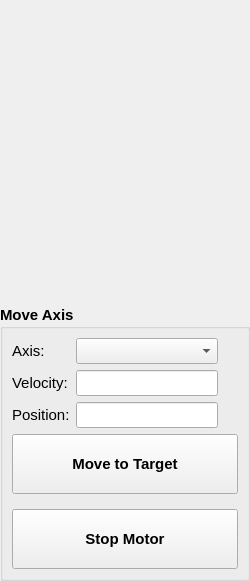
<?xml version="1.0" encoding="UTF-8"?>
<ui version="4.0">
 <class>moveaxis_wg</class>
 <widget class="QWidget" name="moveaxis_wg">
  <property name="geometry">
   <rect>
    <x>0</x>
    <y>0</y>
    <width>250</width>
    <height>570</height>
   </rect>
  </property>
  <property name="font">
   <font>
    <pointsize>11</pointsize>
   </font>
  </property>
  <property name="windowTitle">
   <string>Motors</string>
  </property>
  <layout class="QGridLayout" name="gridLayout_2">
   <property name="margin">
    <number>0</number>
   </property>
   <property name="spacing">
    <number>5</number>
   </property>
   <item row="0" column="0">
    <widget class="QWidget" name="position_wg" native="true">
     <property name="sizePolicy">
      <sizepolicy hsizetype="Maximum" vsizetype="Preferred">
       <horstretch>0</horstretch>
       <verstretch>0</verstretch>
      </sizepolicy>
     </property>
     <property name="minimumSize">
      <size>
       <width>250</width>
       <height>300</height>
      </size>
     </property>
    </widget>
   </item>
   <item row="1" column="0">
    <widget class="QGroupBox" name="moveaxis_gb">
     <property name="enabled">
      <bool>true</bool>
     </property>
     <property name="sizePolicy">
      <sizepolicy hsizetype="Preferred" vsizetype="Maximum">
       <horstretch>0</horstretch>
       <verstretch>0</verstretch>
      </sizepolicy>
     </property>
     <property name="font">
      <font>
       <weight>75</weight>
       <bold>true</bold>
      </font>
     </property>
     <property name="title">
      <string>Move Axis</string>
     </property>
     <layout class="QGridLayout" name="gridLayout">
      <property name="margin">
       <number>9</number>
      </property>
      <property name="spacing">
       <number>6</number>
      </property>
      <item row="0" column="0">
       <widget class="QLabel" name="label_9">
        <property name="sizePolicy">
         <sizepolicy hsizetype="Maximum" vsizetype="Preferred">
          <horstretch>0</horstretch>
          <verstretch>0</verstretch>
         </sizepolicy>
        </property>
        <property name="font">
         <font>
          <weight>50</weight>
          <bold>false</bold>
         </font>
        </property>
        <property name="text">
         <string>Axis:</string>
        </property>
       </widget>
      </item>
      <item row="0" column="1">
       <widget class="QComboBox" name="selectaxis_cmb">
        <property name="sizePolicy">
         <sizepolicy hsizetype="Minimum" vsizetype="Fixed">
          <horstretch>0</horstretch>
          <verstretch>0</verstretch>
         </sizepolicy>
        </property>
        <property name="font">
         <font>
          <weight>50</weight>
          <bold>false</bold>
         </font>
        </property>
        <item>
         <property name="text">
          <string/>
         </property>
        </item>
        <item>
         <property name="text">
          <string>#1 (+Z)</string>
         </property>
        </item>
        <item>
         <property name="text">
          <string>#2 (+Y)</string>
         </property>
        </item>
        <item>
         <property name="text">
          <string>#3 (+X)</string>
         </property>
        </item>
        <item>
         <property name="text">
          <string>#5 (+A)</string>
         </property>
        </item>
        <item>
         <property name="text">
          <string>#6 (+W)</string>
         </property>
        </item>
        <item>
         <property name="text">
          <string>#7 (+V)</string>
         </property>
        </item>
        <item>
         <property name="text">
          <string>#8 (+B)</string>
         </property>
        </item>
        <item>
         <property name="text">
          <string>#9 (+C)</string>
         </property>
        </item>
       </widget>
      </item>
      <item row="1" column="0">
       <widget class="QLabel" name="label_10">
        <property name="sizePolicy">
         <sizepolicy hsizetype="Maximum" vsizetype="Preferred">
          <horstretch>0</horstretch>
          <verstretch>0</verstretch>
         </sizepolicy>
        </property>
        <property name="font">
         <font>
          <weight>50</weight>
          <bold>false</bold>
         </font>
        </property>
        <property name="text">
         <string>Velocity:</string>
        </property>
       </widget>
      </item>
      <item row="1" column="1">
       <widget class="QLineEdit" name="targetvel_le">
        <property name="sizePolicy">
         <sizepolicy hsizetype="Minimum" vsizetype="Fixed">
          <horstretch>0</horstretch>
          <verstretch>0</verstretch>
         </sizepolicy>
        </property>
        <property name="font">
         <font>
          <weight>50</weight>
          <bold>false</bold>
         </font>
        </property>
       </widget>
      </item>
      <item row="1" column="2">
       <widget class="QLabel" name="targetvelunit_la">
        <property name="sizePolicy">
         <sizepolicy hsizetype="Minimum" vsizetype="Preferred">
          <horstretch>0</horstretch>
          <verstretch>0</verstretch>
         </sizepolicy>
        </property>
        <property name="font">
         <font>
          <weight>50</weight>
          <bold>false</bold>
         </font>
        </property>
        <property name="text">
         <string/>
        </property>
       </widget>
      </item>
      <item row="2" column="0">
       <widget class="QLabel" name="label_12">
        <property name="sizePolicy">
         <sizepolicy hsizetype="Maximum" vsizetype="Preferred">
          <horstretch>0</horstretch>
          <verstretch>0</verstretch>
         </sizepolicy>
        </property>
        <property name="font">
         <font>
          <weight>50</weight>
          <bold>false</bold>
         </font>
        </property>
        <property name="text">
         <string>Position:</string>
        </property>
       </widget>
      </item>
      <item row="2" column="1">
       <widget class="QLineEdit" name="targetpos_le">
        <property name="sizePolicy">
         <sizepolicy hsizetype="Minimum" vsizetype="Fixed">
          <horstretch>0</horstretch>
          <verstretch>0</verstretch>
         </sizepolicy>
        </property>
        <property name="font">
         <font>
          <weight>50</weight>
          <bold>false</bold>
         </font>
        </property>
       </widget>
      </item>
      <item row="2" column="2">
       <widget class="QLabel" name="targetposunit_la">
        <property name="sizePolicy">
         <sizepolicy hsizetype="Minimum" vsizetype="Preferred">
          <horstretch>0</horstretch>
          <verstretch>0</verstretch>
         </sizepolicy>
        </property>
        <property name="font">
         <font>
          <weight>50</weight>
          <bold>false</bold>
         </font>
        </property>
        <property name="text">
         <string/>
        </property>
       </widget>
      </item>
      <item row="3" column="0" colspan="3">
       <layout class="QVBoxLayout" name="verticalLayout">
        <property name="spacing">
         <number>15</number>
        </property>
        <item>
         <widget class="QPushButton" name="move_btn">
          <property name="enabled">
           <bool>true</bool>
          </property>
          <property name="sizePolicy">
           <sizepolicy hsizetype="Preferred" vsizetype="Fixed">
            <horstretch>0</horstretch>
            <verstretch>0</verstretch>
           </sizepolicy>
          </property>
          <property name="minimumSize">
           <size>
            <width>200</width>
            <height>60</height>
           </size>
          </property>
          <property name="text">
           <string>Move to Target</string>
          </property>
          <property name="icon">
           <iconset>
            <normaloff>../../resources/img/move.png</normaloff>../../resources/img/move.png</iconset>
          </property>
         </widget>
        </item>
        <item>
         <widget class="QPushButton" name="stop_btn">
          <property name="enabled">
           <bool>true</bool>
          </property>
          <property name="sizePolicy">
           <sizepolicy hsizetype="Preferred" vsizetype="Fixed">
            <horstretch>0</horstretch>
            <verstretch>0</verstretch>
           </sizepolicy>
          </property>
          <property name="minimumSize">
           <size>
            <width>200</width>
            <height>60</height>
           </size>
          </property>
          <property name="text">
           <string>Stop Motor</string>
          </property>
          <property name="icon">
           <iconset>
            <normaloff>../../resources/img/stop.png</normaloff>../../resources/img/stop.png</iconset>
          </property>
         </widget>
        </item>
       </layout>
      </item>
     </layout>
    </widget>
   </item>
  </layout>
 </widget>
 <tabstops>
  <tabstop>selectaxis_cmb</tabstop>
  <tabstop>targetvel_le</tabstop>
  <tabstop>targetpos_le</tabstop>
 </tabstops>
 <resources/>
 <connections/>
</ui>
